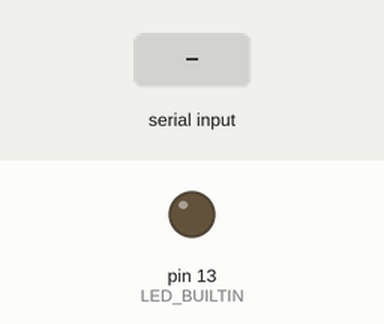
Simulated run of this sketch. Board: Arduino Uno, built with avr-gcc and run on an emulated ATmega328P. Shown: output pins drawn as LEDs (lit = HIGH). Inputs (shaded band) come from the test bench.

Above: at 1.2 s.
1.3 s: "1" received over Serial
At 2.5 s:
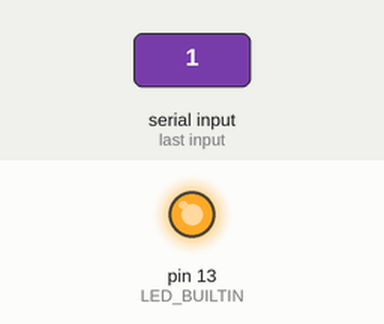
2.8 s: "0" received over Serial
At 3.6 s:
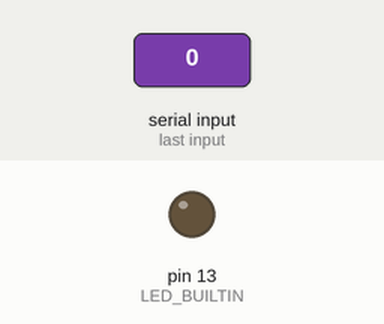
Timing chart, 0 to 5.8 s (numbered marks = the images above; inputs shaded):
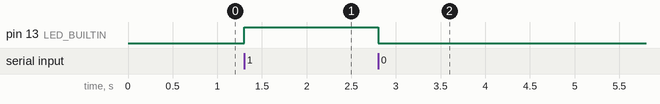

Measured:
- after the input at 1.3 s, pin 13 (LED_BUILTIN): LOW → HIGH at once
- after the input at 2.8 s, pin 13 (LED_BUILTIN): HIGH → LOW at once

The sketch:

hello_world_serial_port.ino
```cpp
byte valueFromKeyBoard;

// the setup function runs once when you press reset or power the board
void setup() {
  // initialize digital pin LED_BUILTIN as an output.
  pinMode(LED_BUILTIN, OUTPUT);

  Serial.begin(9600);

  pinMode(13, OUTPUT);
}

// the loop function runs over and over again forever
void loop() {

  if (Serial.available() > 0) {
    valueFromKeyBoard = Serial.read();


    if ('1' == valueFromKeyBoard) {
      digitalWrite(LED_BUILTIN, HIGH);   // turn the LED on (HIGH is the voltage level)

      //Serial.write('1');

      digitalWrite(13, HIGH);
    }

    if ('0' == valueFromKeyBoard) {
      digitalWrite(LED_BUILTIN, LOW);    // turn the LED off by making the voltage LOW

      //Serial.write('0');
      digitalWrite(13, LOW);
    }
    //Serial.print('Hello, World ');
  }


  delay(3);
}
```
